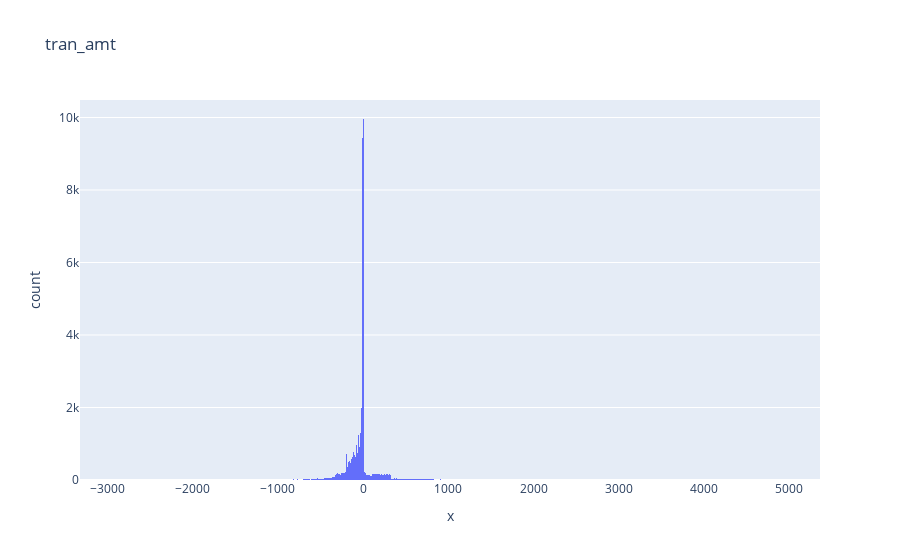

Notebook cell for this chart:
### Code cell
df=dfchecking_tran # Put name of dataframe variable here
@interact_manual #decorator
def exploreHistogram(x=list(df.select_dtypes('number').columns)[2:]):
    fig = px.histogram(x=df[x],title=x)
    fig.show()

### Figure 1 — Plotly figure (JSON) as saved in the notebook; plotly's stock layout.template omitted (floating-point values rounded to 4 significant figures; data arrays with more than 128 entries replaced by an {"elided": "..."} marker saying what was removed)
{"data": [{"alignmentgroup": "True", "bingroup": "x", "hovertemplate": "x=%{x}<br>count=%{y}<extra></extra>", "legendgroup": "", "marker": {"color": "#636efa", "pattern": {"shape": ""}}, "name": "", "offsetgroup": "", "orientation": "v", "showlegend": false, "type": "histogram", "x": {"elided": "46204 float values"}, "xaxis": "x", "yaxis": "y"}], "layout": {"barmode": "relative", "legend": {"tracegroupgap": 0}, "title": {"text": "tran_amt"}, "xaxis": {"anchor": "y", "domain": [0, 1], "title": {"text": "x"}}, "yaxis": {"anchor": "x", "domain": [0, 1], "title": {"text": "count"}}}}
